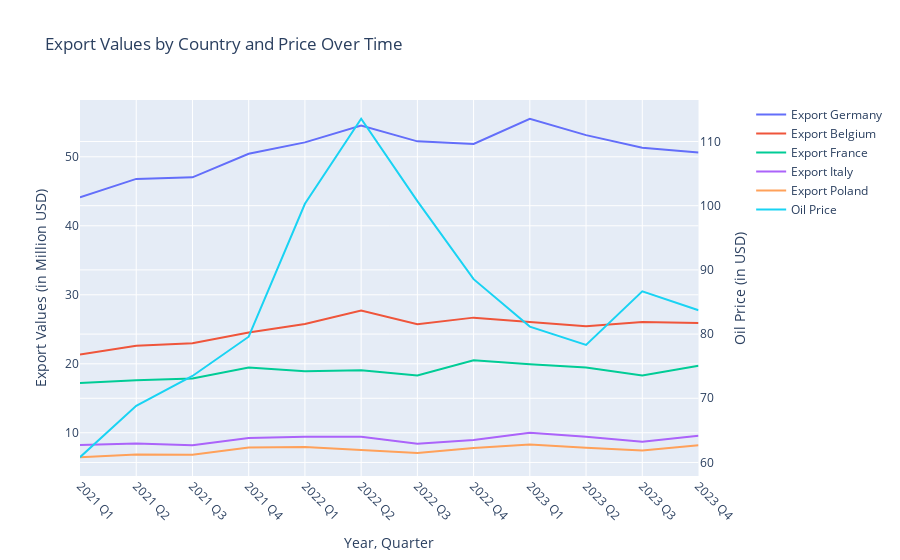

Notebook code for this chart:
### Markdown cell above
Considering independently the total export value from the Netherlands of these five EU countries, it underscores the importance of proximity and economic integration in shaping export patterns. Countries that are geographically closer and have stronger infrastructural ties to the Netherlands, such as Germany and Belgium, tend to command higher total export values. The export patterns also highlight the role of major EU economies (Germany and France) as primary trade partners, with smaller or more distant markets (Italy and Poland) playing a secondary role in Dutch export strategy.

### Code cell
# Visualization of total Export values from the Netherlands to other 5 EU countries

import plotly.graph_objects as go
from plotly.subplots import make_subplots

# Create a subplot with secondary y-axis
fig = make_subplots(specs=[[{"secondary_y": True}]])

# Add import data lines for each country
countries = export_data.columns[2:7].tolist()

for i, country in enumerate(countries):
    fig.add_trace(
        go.Scatter(x=export_data['Year, Month'], y=export_data[country],
                   mode='lines',
                   name=country),
        secondary_y=False,
    )

# Add Price line
fig.add_trace(
    go.Scatter(x=export_data['Year, Month'], y=export_data['Price'],
               mode='lines',
               name='Oil Price'),
    secondary_y=True,
)

# Update layout
fig.update_layout(
    title='Export Values by Country and Price Over Time', 
    xaxis=dict(showgrid=True, tickangle=45),
    yaxis=dict(showgrid=True),
    xaxis_title='Year, Quarter',
    yaxis_title='Export Values (in Million USD)',
    yaxis2_title='Oil Price (in USD)',
)

# Show the figure
fig.show()

### Figure 1 — Plotly figure (JSON) as saved in the notebook; plotly's stock layout.template omitted (floating-point values rounded to 4 significant figures)
{"data": [{"mode": "lines", "name": "Export Germany", "type": "scatter", "x": ["2021 Q1", "2021 Q2", "2021 Q3", "2021 Q4", "2022 Q1", "2022 Q2", "2022 Q3", "2022 Q4", "2023 Q1", "2023 Q2", "2023 Q3", "2023 Q4"], "xaxis": "x", "y": [44.12, 46.8, 47.02, 50.45, 52.09, 54.53, 52.24, 51.86, 55.51, 53.14, 51.33, 50.63], "yaxis": "y"}, {"mode": "lines", "name": "Export Belgium", "type": "scatter", "x": ["2021 Q1", "2021 Q2", "2021 Q3", "2021 Q4", "2022 Q1", "2022 Q2", "2022 Q3", "2022 Q4", "2023 Q1", "2023 Q2", "2023 Q3", "2023 Q4"], "xaxis": "x", "y": [21.33, 22.63, 22.97, 24.54, 25.77, 27.72, 25.75, 26.69, 26.05, 25.43, 26.06, 25.9], "yaxis": "y"}, {"mode": "lines", "name": "Export France", "type": "scatter", "x": ["2021 Q1", "2021 Q2", "2021 Q3", "2021 Q4", "2022 Q1", "2022 Q2", "2022 Q3", "2022 Q4", "2023 Q1", "2023 Q2", "2023 Q3", "2023 Q4"], "xaxis": "x", "y": [17.21, 17.63, 17.87, 19.45, 18.91, 19.07, 18.31, 20.52, 19.92, 19.47, 18.31, 19.7], "yaxis": "y"}, {"mode": "lines", "name": "Export Italy", "type": "scatter", "x": ["2021 Q1", "2021 Q2", "2021 Q3", "2021 Q4", "2022 Q1", "2022 Q2", "2022 Q3", "2022 Q4", "2023 Q1", "2023 Q2", "2023 Q3", "2023 Q4"], "xaxis": "x", "y": [8.23, 8.44, 8.19, 9.23, 9.44, 9.44, 8.4, 8.96, 9.99, 9.42, 8.71, 9.56], "yaxis": "y"}, {"mode": "lines", "name": "Export Poland", "type": "scatter", "x": ["2021 Q1", "2021 Q2", "2021 Q3", "2021 Q4", "2022 Q1", "2022 Q2", "2022 Q3", "2022 Q4", "2023 Q1", "2023 Q2", "2023 Q3", "2023 Q4"], "xaxis": "x", "y": [6.46, 6.85, 6.8, 7.86, 7.94, 7.45, 7.06, 7.8, 8.3, 7.82, 7.44, 8.18], "yaxis": "y"}, {"mode": "lines", "name": "Oil Price", "type": "scatter", "x": ["2021 Q1", "2021 Q2", "2021 Q3", "2021 Q4", "2022 Q1", "2022 Q2", "2022 Q3", "2022 Q4", "2023 Q1", "2023 Q2", "2023 Q3", "2023 Q4"], "xaxis": "x", "y": [60.82, 68.83, 73.47, 79.59, 100.3, 113.5, 100.7, 88.56, 81.17, 78.32, 86.66, 83.72], "yaxis": "y2"}], "layout": {"title": {"text": "Export Values by Country and Price Over Time"}, "xaxis": {"anchor": "y", "domain": [0, 0.94], "showgrid": true, "tickangle": 45, "title": {"text": "Year, Quarter"}}, "yaxis": {"anchor": "x", "domain": [0, 1], "showgrid": true, "title": {"text": "Export Values (in Million USD)"}}, "yaxis2": {"anchor": "x", "overlaying": "y", "side": "right", "title": {"text": "Oil Price (in USD)"}}}}
